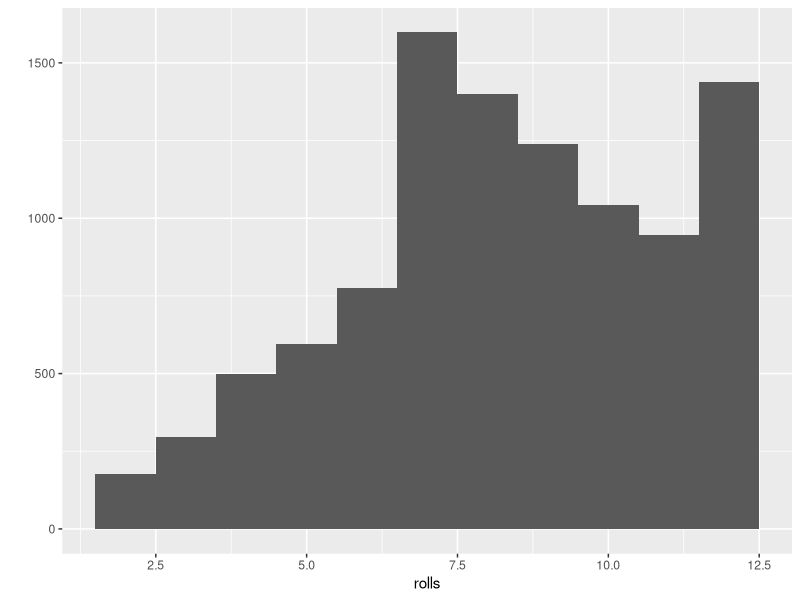

Source code (R):
roll<-function(bones= 1:6){
  
  dice<-sample(bones,size=2,replace=TRUE, 
               prob<-c(1/8, 1/8, 1/8, 1/8, 1/8, 3/8))
  sum(dice)
  

}
library('ggplot2')
rolls<-replicate(10000,roll())
qplot(rolls,binwidth=1)

zoro<-c(4,7,8,4,11,7)
